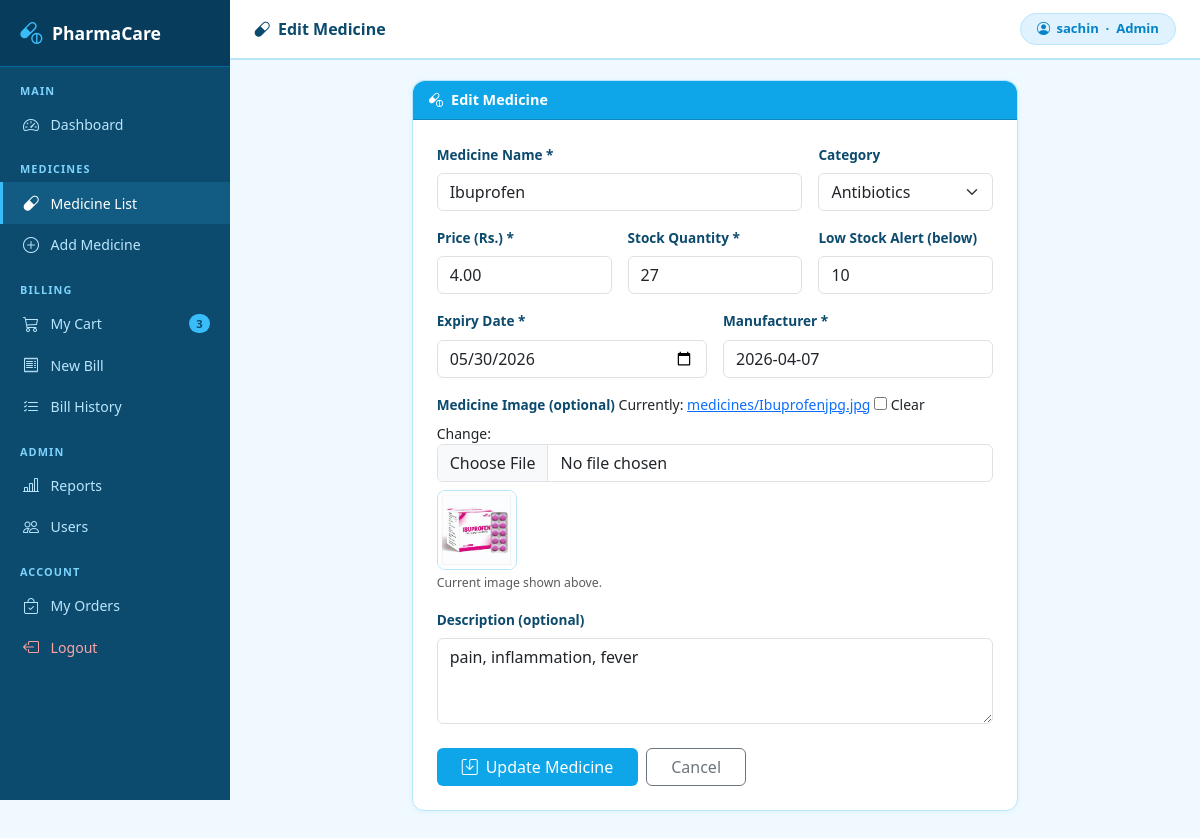
Screenshot of /medicines/5/edit/ (signed in) with the database file from the repository.
### pharmacy/models.py (models this page shows, shortened)
class User(AbstractUser):
    ROLE_CHOICES = [('admin','Admin'),('pharmacist','Pharmacist')]
    role = models.CharField(max_length=20, choices=ROLE_CHOICES, default='pharmacist')
    class Meta:
        app_label = 'pharmacy'

class Medicine(models.Model):
    name                = models.CharField(max_length=200)
    category            = models.ForeignKey(Category, on_delete=models.SET_NULL,
                                             null=True, blank=True)
    price               = models.DecimalField(max_digits=10, decimal_places=2)
    stock_quantity      = models.PositiveIntegerField(default=0)
    expiry_date         = models.DateField()
    manufacturer        = models.DateField()
    description = models.TextField(blank=True, null=True)
    low_stock_threshold = models.PositiveIntegerField(default=10)
    image               = models.ImageField(upload_to='medicines/', blank=True, null=True)
    created_at          = models.DateTimeField(auto_now_add=True)
    updated_at          = models.DateTimeField(auto_now=True)
    class Meta:
        app_label = 'pharmacy'

### pharmacy/views.py (the view)
    def wrapper(request, *args, **kwargs):
        if not request.user.is_authenticated or request.user.role != 'admin':
            messages.error(request, "Admins only.")
            return redirect('dashboard')
        return view_func(request, *args, **kwargs)

### pharmacy/forms.py
class MedicineForm(forms.ModelForm):
    class Meta:
        model  = Medicine
        fields = ['name','category','price','stock_quantity',
                  'expiry_date','manufacturer','description',
                  'low_stock_threshold','image']
        widgets = {
            'name':                forms.TextInput(attrs={'class':'form-control'}),
            'category':            forms.Select(attrs={'class':'form-select'}),
            'price':               forms.NumberInput(attrs={'class':'form-control','step':'0.01'}),
            'stock_quantity':      forms.NumberInput(attrs={'class':'form-control'}),
            'expiry_date':         forms.DateInput(attrs={'class':'form-control','type':'date'}),
            'manufacturer':        forms.TextInput(attrs={'class':'form-control'}),
            'description':         forms.Textarea(attrs={'class':'form-control','rows':3}),
            'low_stock_threshold': forms.NumberInput(attrs={'class':'form-control'}),
            'image':               forms.ClearableFileInput(attrs={'class':'form-control'}),
        }

### pharmacy/models.py (called while the page is built)
    def __str__(self):
        return self.name

### pharmacy/views.py (called while the page is built)
def admin_required(view_func):
    def wrapper(request, *args, **kwargs):
        if not request.user.is_authenticated or request.user.role != 'admin':
            messages.error(request, "Admins only.")
            return redirect('dashboard')
        return view_func(request, *args, **kwargs)
    wrapper.__name__ = view_func.__name__
    return wrapper

@login_required
@admin_required
def medicine_edit(request, pk):
    medicine = get_object_or_404(Medicine, pk=pk)
    form = MedicineForm(request.POST or None, request.FILES or None, instance=medicine)
    if request.method == 'POST' and form.is_valid():
        form.save()
        messages.success(request, "Medicine updated!")
        return redirect('medicine_list')
    return render(request, 'pharmacy/add_medicine.html',
                  {'form': form, 'title': 'Edit Medicine', 'action': 'Update',
                   'medicine': medicine})

### templates/pharmacy/add_medicine.html (shortened to what this page needs)
{% extends 'pharmacy/base.html' %}
{% block page_title %}<i class="bi bi-capsule me-2"></i>{{ title }}{% endblock %}
{% block content %}
<div class="row justify-content-center">
    <div class="col-lg-8">
        <div class="card">
            <div class="card-header text-white"
                 style="background:#0ea5e9;">
                <i class="bi bi-capsule-pill me-2"></i>{{ title }}
            </div>
            <div class="card-body p-4">
                <form method="POST" enctype="multipart/form-data">
                    <div class="row g-3">
                        <div class="col-md-8">
                            <label class="form-label">Medicine Name *</label>
                            {{ form.name }}
                        </div>
                        <div class="col-md-4">
                            <label class="form-label">Category</label>
                            {{ form.category }}
                        </div>
                        <div class="col-md-4">
                            <label class="form-label">Price (Rs.) *</label>
                            {{ form.price }}
                        </div>
                        <div class="col-md-4">
                            <label class="form-label">Stock Quantity *</label>
                            {{ form.stock_quantity }}
                        </div>
                        <div class="col-md-4">
                            <label class="form-label">Low Stock Alert (below)</label>
                            {{ form.low_stock_threshold }}
                        </div>
                        <div class="col-md-6">
                            <label class="form-label">Expiry Date *</label>
                            {{ form.expiry_date }}
                        </div>
                        <div class="col-md-6">
                            <label class="form-label">Manufacturer *</label>
                            {{ form.manufacturer }}
                        </div>
                        <div class="col-12">
                            <label class="form-label">Medicine Image (optional)</label>
                            {{ form.image }}
                            {% if form.instance.image %}
                            <div class="mt-2">
                                <img src="{{ medicine.image.url }}"
                                     style="height:80px; border-radius:8px;
                                            border:1px solid #bae6fd;"
                                     alt="current image">
                                <div class="form-text">Current image shown above.</div>
                            </div>
                            {% endif %}
                        </div>
                        <div class="col-12">
                            <label class="form-label">Description (optional)</label>
                            {{ form.description }}
                        </div>
                    </div>
                    <div class="d-flex gap-2 mt-4">
                        <button type="submit"
                                class="btn text-white px-4"
                                style="background:#0ea5e9;">
                            <i class="bi bi-save me-2"></i>{{ action }} Medicine
                        </button>
                        <a href="{% url 'medicine_list' %}"
                           class="btn btn-outline-secondary px-4">
                            Cancel
                        </a>
                    </div>
                </form>
            </div>
        </div>
    </div>
</div>
{% endblock %}

### templates/pharmacy/base.html (shortened to what this page needs)
<!DOCTYPE html>
<html lang="en">
<head>
    <link href="https://cdn.jsdelivr.net/npm/bootstrap@5.3.0/dist/css/bootstrap.min.css" rel="stylesheet">
    <link href="https://cdn.jsdelivr.net/npm/bootstrap-icons@1.11.0/font/bootstrap-icons.css" rel="stylesheet">
</head>
<body>
{% if user.is_authenticated %}
<div class="sidebar">
    <div class="sidebar-brand">
        <i class="bi bi-capsule-pill"></i>
        PharmaCare
    </div>
    <div class="nav-section">Main</div>
    <a href="{% url 'dashboard' %}"
       class="nav-link {% if request.resolver_match.url_name == 'dashboard' %}active{% endif %}">
        <i class="bi bi-speedometer2"></i> Dashboard
    </a>
    <div class="nav-section">Medicines</div>
    <a href="{% url 'medicine_list' %}"
       class="nav-link {% if 'medicine' in request.resolver_match.url_name %}active{% endif %}">
        <i class="bi bi-capsule"></i> Medicine List
    </a>
    {% if user.role == 'admin' %}
    <a href="{% url 'medicine_add' %}"
       class="nav-link">
        <i class="bi bi-plus-circle"></i> Add Medicine
    </a>
    {% endif %}
    <div class="nav-section">Billing</div>
    <a href="{% url 'cart' %}"
       class="nav-link {% if request.resolver_match.url_name == 'cart' %}active{% endif %}">
        <i class="bi bi-cart3"></i> My Cart
        {% with count=request.user.cartitem_set.count %}
        {% if count > 0 %}
        <span class="badge rounded-pill ms-auto"
              style="background:#38bdf8; color:#0c4a6e; font-size:0.7rem;">
            {{ count }}
        </span>
        {% endif %}
        {% endwith %}
    </a>
    <a href="{% url 'create_bill' %}"
       class="nav-link {% if request.resolver_match.url_name == 'create_bill' %}active{% endif %}">
        <i class="bi bi-receipt"></i> New Bill
    </a>
    <a href="{% url 'bill_list' %}"
       class="nav-link {% if request.resolver_match.url_name == 'bill_list' %}active{% endif %}">
        <i class="bi bi-list-check"></i> Bill History
    </a>
    {% if user.role == 'admin' %}
    <div class="nav-section">Admin</div>
    <a href="{% url 'reports' %}"
       class="nav-link {% if request.resolver_match.url_name == 'reports' %}active{% endif %}">
        <i class="bi bi-bar-chart-line"></i> Reports
    </a>
    <a href="{% url 'user_list' %}"
       class="nav-link {% if 'user' in request.resolver_match.url_name %}active{% endif %}">
        <i class="bi bi-people"></i> Users
    </a>
    {% endif %}
    <div class="nav-section">Account</div>
<a href="{% url 'my_orders' %}"
   class="nav-link {% if request.resolver_match.url_name == 'my_orders' %}active{% endif %}">
    <i class="bi bi-bag-check"></i> My Orders
</a>
<a href="{% url 'logout' %}" class="nav-link" style="color:#fca5a5;">
    <i class="bi bi-box-arrow-left"></i> Logout
</a>
</div>
<div class="topbar">
    <span class="topbar-title">
        {% block page_title %}Dashboard{% endblock %}
    </span>
    <div class="user-pill">
        <i class="bi bi-person-circle"></i>
        {{ user.username }} &nbsp;·&nbsp; {{ user.role|title }}
    </div>
</div>
<div class="main">
    {% block content %}{% endblock %}
</div>
{% else %}
    {% block auth_content %}{% endblock %}
{% endif %}
</body>
</html>

### templates/pharmacy/base.html (style rules this page uses)
:root { --sky: #0ea5e9; --sky-dark: #0284c7; --sky-light: #e0f2fe; --sky-mid: #bae6fd; --sidebar-w: 230px; --topbar-h: 60px; }
* { box-sizing: border-box; }
body { background: #f0f9ff; font-family: 'Segoe UI', sans-serif; font-size: 14px; }
.sidebar { position: fixed; top: 0; left: 0; width: var(--sidebar-w); height: 100vh; background: #0c4a6e; overflow-y: auto; z-index: 200; }
.sidebar-brand { background: #083c5c; padding: 1rem 1.25rem; display: flex; align-items: center; gap: 0.6rem; color: #fff; font-size: 1.1rem; font-weight: 700; border-bottom: 1px solid #0369a1; }
.sidebar-brand i { color: #38bdf8; font-size: 1.4rem; }
.nav-section { color: #7dd3fc; font-size: 0.68rem; font-weight: 600; text-transform: uppercase; letter-spacing: 0.1em; padding: 1rem 1.25rem 0.3rem; }
.sidebar .nav-link { color: #bae6fd; padding: 0.55rem 1.25rem; display: flex; align-items: center; gap: 0.6rem; font-size: 0.88rem; border-left: 3px solid transparent; transition: all 0.15s; }
.sidebar .nav-link:hover, .sidebar .nav-link.active { color: #fff; background: rgba(56,189,248,0.15); border-left-color: #38bdf8; }
.sidebar .nav-link i { font-size: 1rem; width: 18px; }
.topbar { position: fixed; top: 0; left: var(--sidebar-w); right: 0; height: var(--topbar-h); background: #fff; border-bottom: 2px solid var(--sky-mid); display: flex; align-items: center; justify-content: space-between; padding: 0 1.5rem; z-index: 100; }
.topbar-title { font-weight: 700; font-size: 1rem; color: #0c4a6e; }
.user-pill { background: var(--sky-light); color: var(--sky-dark); border: 1px solid var(--sky-mid); border-radius: 50px; padding: 0.3rem 1rem; font-size: 0.82rem; font-weight: 600; display: flex; align-items: center; gap: 0.4rem; }
.main { margin-left: var(--sidebar-w); padding-top: calc(var(--topbar-h) + 1.25rem); padding-left: 1.5rem; padding-right: 1.5rem; padding-bottom: 2rem; min-height: 100vh; }
.card { border: 1px solid var(--sky-mid); border-radius: 12px; box-shadow: 0 1px 6px rgba(14,165,233,0.08); }
.card-header { border-radius: 12px 12px 0 0 !important; font-weight: 600; font-size: 0.9rem; }
.form-label { font-weight: 600; font-size: 0.85rem; color: #0c4a6e; }

### rows the page displays
User: username "sachin", role "Admin"
Medicine: name "Ibuprofen", category "Antibiotics", price "4.00", stock_quantity "27", low_stock_threshold "10", expiry_date "05/30/2026", manufacturer "2026-04-07", image (picture), description "pain, inflammation, fever"

### other values shown
{{ count }} "3"
{{ title }} "Edit Medicine"
{{ action }} "Update"
